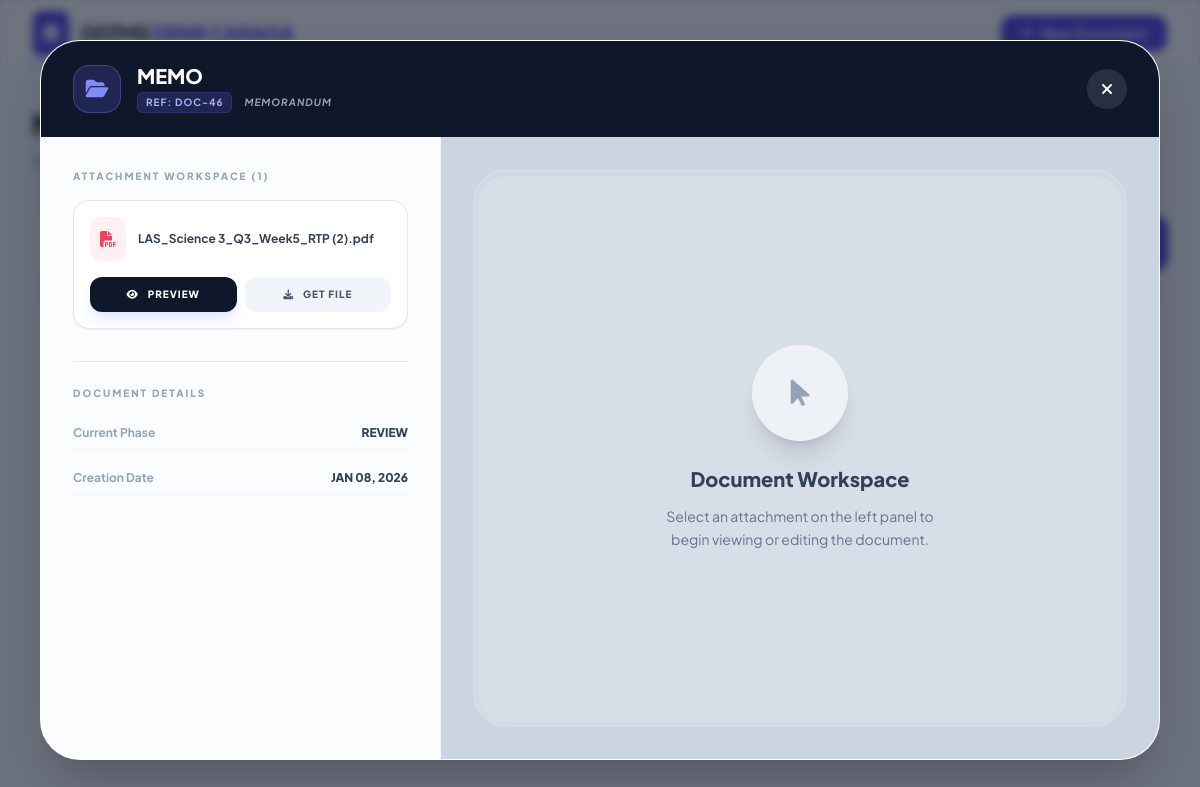
Screenshot of /my_submitted_documents.php?view_id=46 (signed in) with the database file from the repository.
### tables this page shows
CREATE TABLE `documents` (
  `doc_id` int(11) NOT NULL,
  `title` varchar(255) NOT NULL,
  `doc_type` varchar(100) NOT NULL,
  `status` enum('Draft','Review','Signing','Completed','Returned','Archived') NOT NULL,
  `remarks` text DEFAULT NULL,
  `initiator_id` int(11) NOT NULL,
  `current_owner_id` int(11) DEFAULT NULL,
  `created_at` timestamp NOT NULL DEFAULT current_timestamp(),
  `updated_at` timestamp NOT NULL DEFAULT current_timestamp() ON UPDATE current_timestamp()
);

CREATE TABLE `document_files` (
  `file_id` int(11) NOT NULL,
  `doc_id` int(11) NOT NULL,
  `uploader_id` int(11) NOT NULL,
  `filename` varchar(255) NOT NULL COMMENT 'Original file name',
  `filepath` varchar(255) NOT NULL COMMENT 'Stored file path',
  `version` int(11) NOT NULL DEFAULT 1,
  `created_at` timestamp NOT NULL DEFAULT current_timestamp()
);

### my_submitted_documents.php (the view, shortened to what this page needs)
<?php
require_once 'db.php';
$user_id = $_SESSION['user_id'];
$search_term = '';
$where_conditions = ["d.initiator_id = ?"];
$params = [$user_id];
$param_types = "i";
$view_data = null;
$view_files = [];
if (isset($_GET['view_id'])) {
    $v_id = intval($_GET['view_id']);
    $v_query = "SELECT * FROM documents WHERE doc_id = ? AND initiator_id = ?";
    $v_stmt = $conn->prepare($v_query);
    $v_stmt->bind_param("ii", $v_id, $user_id);
    $v_stmt->execute();
    $view_data = $v_stmt->get_result()->fetch_assoc();
    if ($view_data) {
        $f_query = "SELECT * FROM document_files WHERE doc_id = ?";
        $f_stmt = $conn->prepare($f_query);
        $f_stmt->bind_param("i", $v_id);
        $f_stmt->execute();
        $view_files_result = $f_stmt->get_result();
        while($f = $view_files_result->fetch_assoc()) {
            $view_files[] = $f;
        }
    }
}
$query = "SELECT d.*,
          (SELECT message FROM document_actions
           WHERE doc_id = d.doc_id
           AND action = 'Returned Document'
           ORDER BY created_at DESC LIMIT 1) AS return_message
          FROM documents d
          WHERE " . implode(' AND ', $where_conditions) . "
          ORDER BY d.created_at DESC";
$stmt = $conn->prepare($query);
$stmt->bind_param($param_types, ...$params);
$stmt->execute();
$result = $stmt->get_result();
?>
<!DOCTYPE html>
<html lang="en" class="scroll-smooth">
<head>
    <script src="https://cdn.tailwindcss.com"></script>
    <link href="https://cdnjs.cloudflare.com/ajax/libs/font-awesome/6.4.0/css/all.min.css" rel="stylesheet">
</head>
<body class="bg-[#f8fafc] text-slate-900 min-h-screen">
    <nav class="sticky top-0 z-40 w-full glass border-b border-slate-200">
        <div class="max-w-7xl mx-auto px-4 sm:px-6 lg:px-8">
            <div class="flex justify-between h-16 items-center">
                <div class="flex items-center gap-3">
                    <div class="bg-indigo-600 p-2 rounded-lg shadow-indigo-200 shadow-lg">
                        <i class="fas fa-layer-group text-white text-lg"></i>
                    </div>
                    <span class="text-xl font-extrabold tracking-tight text-slate-800">DDTMS <span class="text-indigo-600">DENR CARAGA</span></span>
                </div>
                <div class="flex items-center gap-4">
                    <button onclick="location.href='new_document.php'" class="bg-indigo-600 hover:bg-indigo-700 text-white px-5 py-2 rounded-xl font-bold text-sm transition-all shadow-md flex items-center gap-2">
                        <i class="fas fa-plus"></i> New Document
                    </button>
                </div>
            </div>
        </div>
    </nav>
    <main class="max-w-7xl mx-auto px-4 sm:px-6 lg:px-8 py-10">
        <div class="mb-10">
            <h1 class="text-3xl font-extrabold text-slate-900 tracking-tight">My Submissions</h1>
            <p class="text-slate-500 mt-2 font-medium">Track and manage your submitted document workflow and approvals.</p>
        </div>
        <div class="mb-6">
            <form method="GET" class="flex gap-3">
                <div class="flex-1 relative">
                </div>
                <button type="submit" class="px-8 bg-indigo-600 text-white rounded-2xl font-bold hover:bg-indigo-700 transition-all shadow-md flex items-center gap-2">
                </button>
            </form>
        </div>
        <div class="bg-white rounded-3xl shadow-sm border border-slate-200 overflow-hidden">
            <div class="overflow-x-auto">
                <table class="w-full text-left border-collapse">
                    <thead>
                        <tr class="bg-slate-50/50 border-b border-slate-100">
                            <th class="px-6 py-4 text-[11px] font-bold text-slate-400 uppercase tracking-widest text-center w-16">#</th>
                            <th class="px-6 py-4 text-[11px] font-bold text-slate-400 uppercase tracking-widest">Document Information</th>
                            <th class="px-6 py-4 text-[11px] font-bold text-slate-400 uppercase tracking-widest text-center">Current Status</th>
                            <th class="px-6 py-4 text-[11px] font-bold text-slate-400 uppercase tracking-widest">Submission Date</th>
                            <th class="px-6 py-4 text-[11px] font-bold text-slate-400 uppercase tracking-widest text-right">Actions</th>
                        </tr>
                    </thead>
                    <tbody class="divide-y divide-slate-50">
                        <?php if ($result->num_rows > 0): ?>
                            <?php $row_number = 1; ?>
                            <?php while ($row = $result->fetch_assoc()):
                                $status = strtolower($row['status']);
                                $config = [
                                    'pending'   => ['bg' => 'bg-amber-50', 'text' => 'text-amber-700', 'border' => 'border-amber-200', 'icon' => 'fa-clock'],
                                    'approved'  => ['bg' => 'bg-emerald-50', 'text' => 'text-emerald-700', 'border' => 'border-emerald-200', 'icon' => 'fa-check-circle'],
                                    'completed' => ['bg' => 'bg-emerald-50', 'text' => 'text-emerald-700', 'border' => 'border-emerald-200', 'icon' => 'fa-check-double'],
                                    'returned'  => ['bg' => 'bg-rose-50', 'text' => 'text-rose-700', 'border' => 'border-rose-200', 'icon' => 'fa-undo'],
                                    'rejected'  => ['bg' => 'bg-rose-50', 'text' => 'text-rose-700', 'border' => 'border-rose-200', 'icon' => 'fa-times-circle'],
                                    'forwarded' => ['bg' => 'bg-indigo-50', 'text' => 'text-indigo-700', 'border' => 'border-indigo-200', 'icon' => 'fa-paper-plane'],
                                    'draft'     => ['bg' => 'bg-slate-100', 'text' => 'text-slate-700', 'border' => 'border-slate-200', 'icon' => 'fa-pen-ruler'],
                                ];
                                $c = $config[$status] ?? ['bg' => 'bg-slate-100', 'text' => 'text-slate-600', 'border' => 'border-slate-200', 'icon' => 'fa-file'];
                            ?>
                            <tr class="group hover:bg-slate-50/50 transition-all cursor-default">
                                <td class="px-6 py-5 text-center">
                                    <span class="text-sm font-bold text-slate-400"><?php echo $row_number; ?></span>
                                </td>
                                <td class="px-6 py-5">
                                    <div class="flex items-center gap-4">
                                        <div class="w-10 h-10 rounded-xl bg-slate-100 flex items-center justify-center text-slate-400 group-hover:bg-indigo-50 group-hover:text-indigo-600 transition-colors">
                                        </div>
                                        <div>
                                            <div class="font-bold text-slate-800 text-sm mb-0.5"><?php echo htmlspecialchars($row['title']); ?></div>
                                            <div class="text-[11px] font-bold text-slate-400 uppercase"><?php echo htmlspecialchars($row['doc_type']); ?></div>
                                        </div>
                                    </div>
                                </td>
                                <td class="px-6 py-5 text-center">
                                    <span class="inline-flex items-center gap-1.5 px-3 py-1 rounded-full border text-[10px] font-black uppercase tracking-tight <?php echo $c['bg'] . ' ' . $c['text'] . ' ' . $c['border']; ?>">
                                    </span>
                                </td>
                                <td class="px-6 py-5">
                                    <div class="text-sm font-semibold text-slate-600"><?php echo date('M d, Y', strtotime($row['created_at'])); ?></div>
                                    <div class="text-[10px] text-slate-400 font-medium"><?php echo date('h:i A', strtotime($row['created_at'])); ?></div>
                                </td>
                                <td class="px-6 py-5 text-right">
                                </td>
                            </tr>
                            <?php $row_number++; ?>
                            <?php endwhile; ?>
                        <?php endif; ?>
                    </tbody>
                </table>
            </div>
        </div>
    </main>
    <?php if ($view_data): ?>
    <div class="fixed inset-0 z-50 flex items-center justify-center p-4 md:p-10 modal-overlay overflow-hidden">
        <div class="bg-white rounded-[2.5rem] shadow-2xl w-full max-w-7xl h-full flex flex-col overflow-hidden border border-white/40">
            <div class="px-8 py-6 bg-slate-900 flex justify-between items-center">
                <div class="flex items-center gap-4">
                    <div class="w-12 h-12 rounded-2xl bg-indigo-500/20 flex items-center justify-center border border-indigo-400/30">
                        <i class="fas fa-folder-open text-indigo-400 text-xl"></i>
                    </div>
                    <div>
                        <h2 class="text-white font-black text-xl leading-none"><?php echo htmlspecialchars($view_data['title']); ?></h2>
                        <div class="flex items-center gap-3 mt-1.5">
                            <span class="text-[10px] font-bold text-indigo-300 bg-indigo-500/20 px-2 py-0.5 rounded-md uppercase tracking-widest border border-indigo-500/20">Ref: DOC-<?php echo $view_data['doc_id']; ?></span>
                            <span class="text-[10px] font-bold text-slate-400 uppercase tracking-widest italic"><?php echo $view_data['doc_type']; ?></span>
                        </div>
                    </div>
                </div>
                <a href="my_submitted_documents.php<?php echo !empty($search_term) ? '?search=' . urlencode($search_term) : ''; ?>" class="bg-white/10 h-10 w-10 flex items-center justify-center rounded-full text-white hover:bg-rose-500 transition-all">
                    <i class="fas fa-times"></i>
                </a>
            </div>
            <div class="flex flex-col lg:flex-row flex-grow overflow-hidden">
                <div class="w-full lg:w-[400px] border-r border-slate-100 bg-slate-50/50 flex flex-col overflow-hidden">
                    <div class="flex-grow overflow-y-auto p-8 custom-scrollbar space-y-8">
                        <div>
                            <label class="text-[10px] font-black text-slate-400 uppercase tracking-[0.2em] mb-4 block">Attachment Workspace (<?php echo count($view_files); ?>)</label>
                            <div class="space-y-3">
                                <?php foreach ($view_files as $f): ?>
                                    <div class="bg-white p-4 rounded-2xl border border-slate-200 shadow-sm hover:border-indigo-400 transition-all group">
                                        <div class="flex items-center gap-3">
                                            <div class="bg-rose-50 text-rose-500 p-2.5 rounded-xl group-hover:bg-indigo-600 group-hover:text-white transition-colors">
                                                <i class="fas fa-file-pdf"></i>
                                            </div>
                                            <span class="text-xs font-bold text-slate-700 truncate"><?php echo htmlspecialchars($f['filename']); ?></span>
                                        </div>
                                        <div class="grid grid-cols-2 gap-2 mt-4">
                                            <button onclick="previewDocument('<?php echo $f['filepath']; ?>')" class="py-2.5 bg-slate-900 text-white rounded-xl text-[10px] font-black uppercase tracking-widest hover:bg-indigo-600 transition shadow-lg shadow-indigo-100">
                                                <i class="fas fa-eye mr-1.5"></i> Preview
                                            </button>
                                            <a href="<?php echo $f['filepath']; ?>" download class="py-2.5 bg-slate-100 text-slate-600 rounded-xl text-[10px] font-black uppercase tracking-widest text-center hover:bg-slate-200 transition">
                                                <i class="fas fa-download mr-1.5"></i> Get File
                                            </a>
                                        </div>
                                    </div>
                                <?php endforeach; ?>
                            </div>
                        </div>
                        <div class="pt-6 border-t border-slate-200">
                            <label class="text-[10px] font-black text-slate-400 uppercase tracking-[0.2em] mb-4 block">Document Details</label>
                            <div class="space-y-3">
                                <div class="flex justify-between items-center py-2 border-b border-slate-100">
                                    <span class="text-xs font-bold text-slate-400">Current Phase</span>
                                    <span class="text-xs font-black text-slate-700 uppercase"><?php echo $view_data['status']; ?></span>
                                </div>
                                <div class="flex justify-between items-center py-2 border-b border-slate-100">
                                    <span class="text-xs font-bold text-slate-400">Creation Date</span>
                                    <span class="text-xs font-black text-slate-700 uppercase"><?php echo date('M d, Y', strtotime($view_data['created_at'])); ?></span>
                                </div>
                            </div>
                        </div>
                    </div>
                </div>
                <div class="flex-grow bg-[#cbd5e1] flex items-center justify-center p-8 relative">
                    <div id="docPreviewContainer" class="w-full h-full bg-slate-200/50 rounded-[2rem] border-4 border-slate-300/30 flex items-center justify-center overflow-hidden shadow-inner">
                        <div id="noPreviewMsg" class="text-center p-10 max-w-sm">
                            <div class="w-24 h-24 bg-white/60 rounded-full flex items-center justify-center mx-auto mb-6 shadow-xl">
                                <i class="fas fa-mouse-pointer text-slate-400 text-3xl animate-bounce"></i>
                            </div>
                            <h3 class="text-slate-700 font-extrabold text-xl">Document Workspace</h3>
                            <p class="text-slate-500 text-sm mt-3 leading-relaxed">Select an attachment on the left panel to begin viewing or editing the document.</p>
                        </div>
                    </div>
                </div>
            </div>
        </div>
    </div>
    <?php endif; ?>
</body>
</html>

### my_submitted_documents.php (style rules this page uses)
body { font-family: 'Plus Jakarta Sans', sans-serif; }
.glass { background: rgba(255, 255, 255, 0.7); backdrop-filter: blur(12px); border: 1px solid rgba(255, 255, 255, 0.3); }
.modal-overlay { background: rgba(15, 23, 42, 0.6); backdrop-filter: blur(4px); }

### rows the page displays
documents: title "MEMO", doc_id "46", doc_type "MEMORANDUM", status "REVIEW", created_at "JAN 08, 2026"
document_files: filename "LAS_Science 3_Q3_Week5_RTP (2).pdf"

### other values shown
count($view_files) "1"
